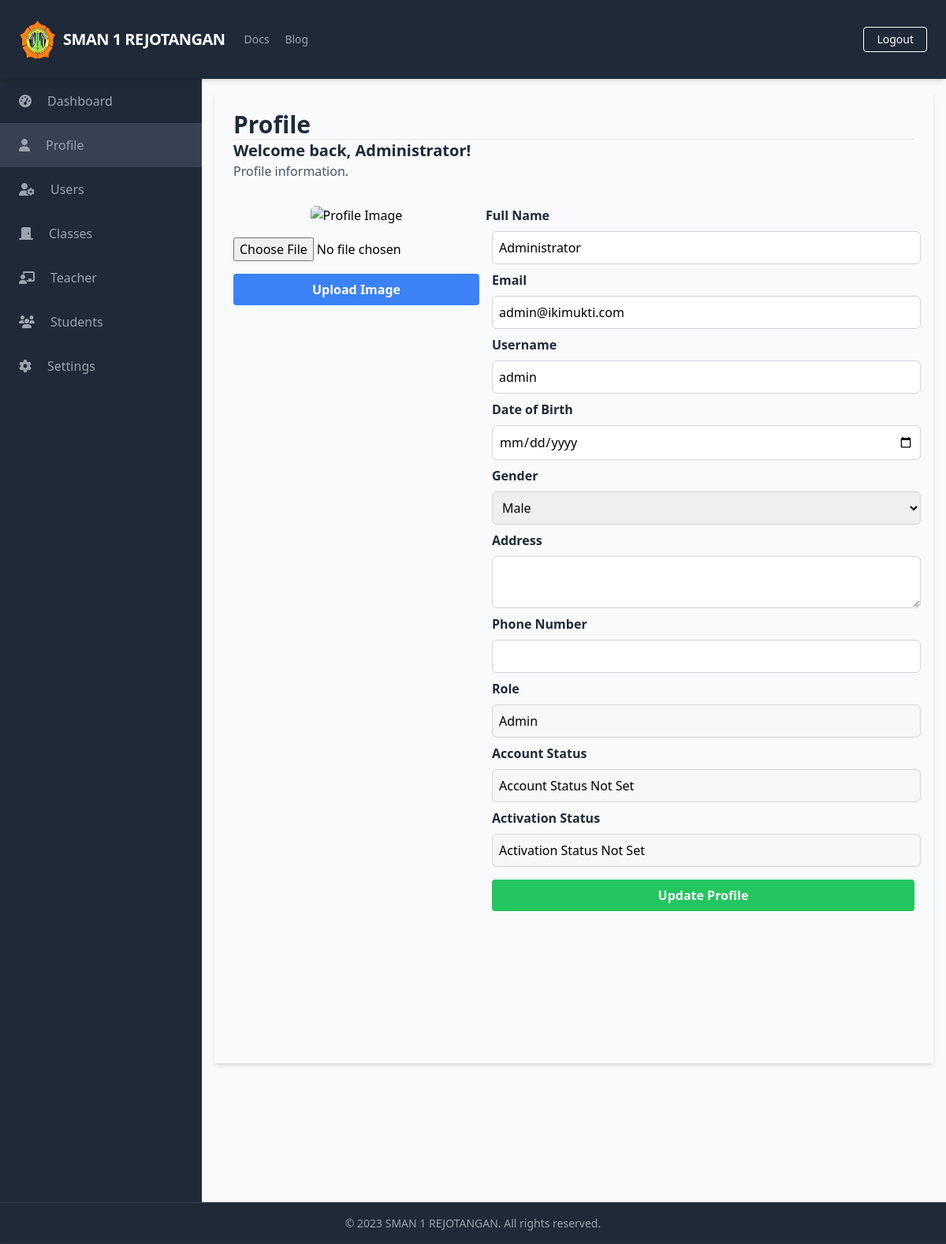
Page /profiles/profile.php (signed in) on the earlier database version.
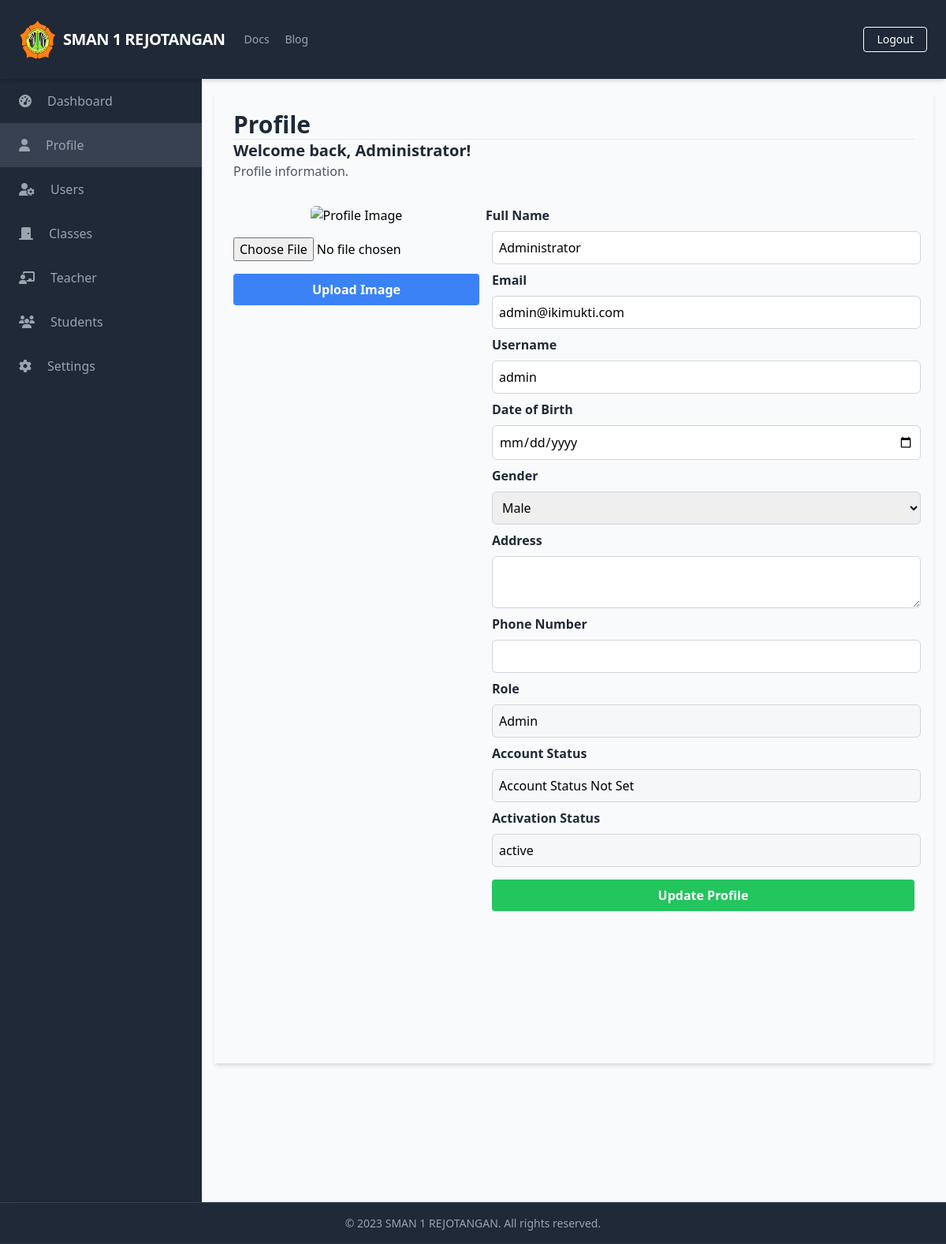
Same page on the later database version.
### tables this page shows
CREATE TABLE `Users` (
  `UserID` int(11) NOT NULL,
  `Username` varchar(50) NOT NULL,
  `Password` varchar(255) NOT NULL,
  `Email` varchar(100) NOT NULL,
  `FullName` varchar(100) DEFAULT NULL,
  `DateOfBirth` date DEFAULT NULL,
  `Gender` varchar(10) DEFAULT NULL,
  `Address` text DEFAULT NULL,
  `PhoneNumber` varchar(20) DEFAULT NULL,
  `RoleID` int(11) DEFAULT NULL,
  `AccountCreationDate` timestamp NOT NULL DEFAULT current_timestamp() ON UPDATE current_timestamp(),
  `LastLogin` datetime DEFAULT NULL,
  `AccountStatus` varchar(20) DEFAULT NULL,
  `ProfilePictureURL` varchar(255) DEFAULT NULL,
  `ActivationStatus` varchar(20) DEFAULT NULL
);

CREATE TABLE `Roles` (
  `RoleID` int(11) NOT NULL,
  `RoleName` varchar(50) NOT NULL
);

### public/profiles/profile.php (the view, shortened to what the changed rows need)
<?php
require_once('../../database/connection.php');
include_once('../components/header.php');
$user_id = $_SESSION['UserID'];
$select_query = "SELECT Users.*, Roles.RoleName FROM Users
                LEFT JOIN Roles ON Users.RoleID = Roles.RoleID
                WHERE Users.UserID = ?";
$select_stmt = $conn->prepare($select_query);
$select_stmt->bind_param('i', $user_id);
$select_stmt->execute();
$result = $select_stmt->get_result();
if ($result->num_rows === 1) {
    $user = $result->fetch_assoc();
} else {
}
?>
<div class="h-screen flex flex-col">
    <div class="flex-grow bg-gray-50 flex flex-row shadow-md">
        <main class=" bg-gray-50 flex flex-col flex-1 overflow-y-scroll h-screen flex-shrink-0 sc-hide pb-40">
            <div class="flex items-start justify-start p-6 shadow-md m-4 flex-1 flex-col">
                <h1 class="text-3xl text-gray-800 font-semibold border-b border-gray-200 w-full">Profile</h1>
                <h2 class="text-xl text-gray-800 font-semibold">Welcome back, <?php echo $_SESSION['FullName']; ?>!</h2>
                <div class="flex flex-row w-full space-x-2 space-y-2 mt-4 mb-4">
                    <form action="profile.php" method="POST" class="flex flex-col w-full space-x-2 mt-4 mb-4" id="profile-update-form">
                        <label for="fullname" class="block font-semibold text-gray-800 mt-2 mb-2">Full Name</label>
                        <input type="text" id="fullname" name="fullname" class="w-full rounded-md border-gray-300 focus-border-blue-500 focus-ring focus-ring-blue-500 focus-ring-opacity-50 focus-outline-none px-2 py-2 border" value="<?php echo $user['FullName']; ?>">
                        <label for="email" class="block font-semibold text-gray-800 mt-2 mb-2">Email</label>
                        <input type="email" id="email" name="email" class="w-full rounded-md border-gray-300 focus-border-blue-500 focus-ring focus-ring-blue-500 focus-ring-opacity-50 focus-outline-none px-2 py-2 border" value="<?php echo $user['Email']; ?>">
                        <label for="username" class="block font-semibold text-gray-800 mt-2 mb-2">Username</label>
                        <input type="text" id="username" name="username" class="w-full rounded-md border-gray-300 focus-border-blue-500 focus-ring focus-ring-blue-500 focus-ring-opacity-50 focus-outline-none px-2 py-2 border" value="<?php echo $user['Username']; ?>">
                        <label for="dob" class="block font-semibold text-gray-800 mt-2 mb-2">Date of Birth</label>
                        <input type="date" id="dob" name="dob" class="w-full rounded-md border-gray-300 focus-border-blue-500 focus-ring focus-ring-blue-500 focus-ring-opacity-50 focus-outline-none px-2 py-2 border" value="<?php echo $user['DateOfBirth']; ?>">
                        <label for="gender" class="block font-semibold text-gray-800 mt-2 mb-2">Gender</label>
                        <select id="gender" name="gender" class="w-full rounded-md border-gray-300 focus-border-blue-500 focus-ring focus-ring-blue-500 focus-ring-opacity-50 focus-outline-none px-2 py-2 border">
                            <option value="Male" <?php if ($user['Gender'] === 'Male') echo 'selected'; ?>>Male</option>
                        </select>
                        <label for="address" class="block font-semibold text-gray-800 mt-2 mb-2">Address</label>
                        <textarea id="address" name="address" class="w-full rounded-md border-gray-300 focus-border-blue-500 focus-ring focus-ring-blue-500 focus-ring-opacity-50 focus-outline-none px-2 py-2 border"><?php echo $user['Address']; ?></textarea>
                        <label for="phone" class="block font-semibold text-gray-800 mt-2 mb-2">Phone Number</label>
                        <input type="text" id="phone" name="phone" class="w-full rounded-md border-gray-300 focus-border-blue-500 focus-ring focus-ring-blue-500 focus-ring-opacity-50 focus-outline-none px-2 py-2 border" value="<?php echo $user['PhoneNumber']; ?>">
                        <label for="role" class="block font-semibold text-gray-800 mt-2 mb-2">Role</label>
                        <input type="text" id="role" name="role" class="w-full rounded-md border-gray-300 focus-border-blue-500 focus-ring focus-ring-blue-500 focus-ring-opacity-50 focus-outline-none px-2 py-2 border" value="<?php echo $user['RoleName']; ?>" disabled>
                        <label for="accountStatus" class="block font-semibold text-gray-800 mt-2 mb-2">Account Status</label>
                        <input type="text" id="accountStatus" name="accountStatus" class="w-full rounded-md border-gray-300 focus-border-blue-500 focus-ring focus-ring-blue-500 focus-ring-opacity-50 focus-outline-none px-2 py-2 border" value="<?php echo ($user['AccountStatus'] !== null) ? $user['AccountStatus'] : 'Account Status Not Set'; ?>" disabled>
                        <label for="activationStatus" class="block font-semibold text-gray-800 mt-2 mb-2">Activation Status</label>
                        <input type="text" id="activationStatus" name="activationStatus" class="w-full rounded-md border-gray-300 focus-border-blue-500 focus-ring focus-ring-blue-500 focus-ring-opacity-50 focus-outline-none px-2 py-2 border" value="<?php echo ($user['ActivationStatus'] !== null) ? $user['ActivationStatus'] : 'Activation Status Not Set'; ?>" disabled>
                        <button type="submit" class="bg-green-500 hover:bg-green-700 text-white font-bold py-2 px-4 rounded mt-4">
                            Update Profile
                        </button>
                    </form>
                </div>
            </div>
        </main>
    </div>
</div>
</body>
</html>

Differences in the rows shown:
changed users "Administrator": activationStatus "Activation Status Not Set" → "active"
